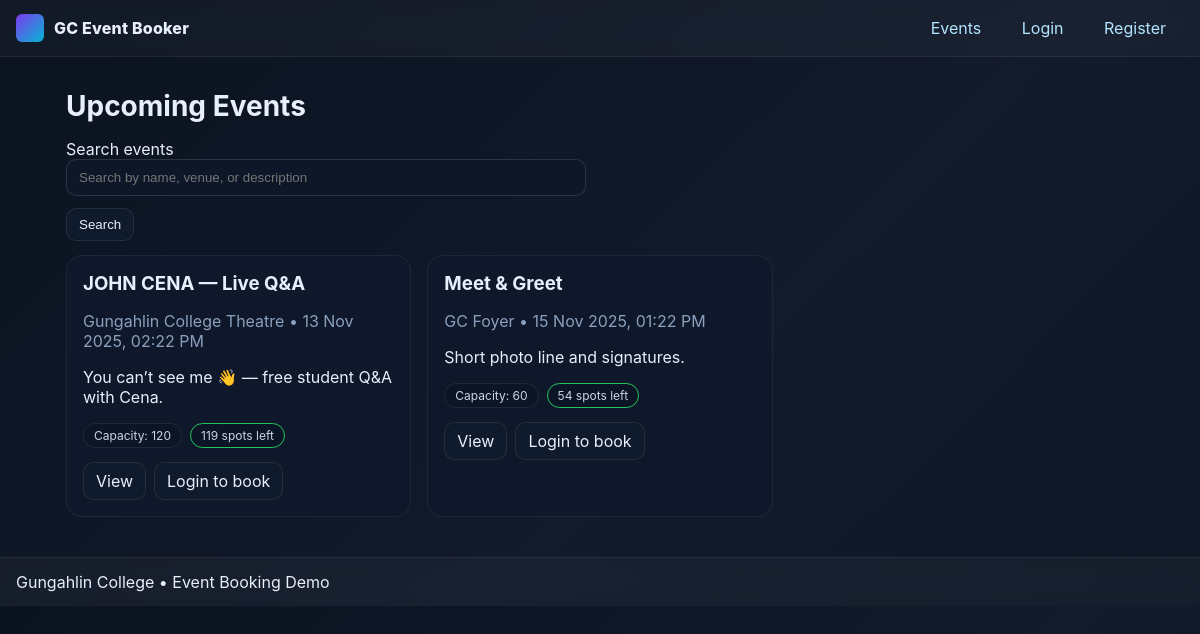
The page / on the database its author committed.
### models.py (models this page shows)
class Event(db.Model):
    __tablename__ = "Event"
    id = db.Column(db.BigInteger, primary_key=True, autoincrement=True)
    name = db.Column(db.Text, nullable=False)
    capacity = db.Column(db.Integer, nullable=False)
    description = db.Column(db.Text, nullable=False)
    datetime = db.Column(db.DateTime, nullable=False)
    venue = db.Column(db.Text, nullable=False)
    tickets = db.relationship("Ticket", back_populates="event", cascade="all, delete-orphan")
    @property
    def booked_total(self) -> int:
        total = db.session.execute(
            db.select(db.func.coalesce(db.func.sum(Ticket.qty), 0)).where(Ticket.eventID == self.id)
        ).scalar_one()
        return int(total or 0)
    @property
    def spots_left(self) -> int:
        return max(0, self.capacity - self.booked_total)

### app.py (the view, shortened to what this page needs)
    @app.route("/")
    def index():
        q = request.args.get("q", "").strip().lower()
        qry = Event.query
        events = qry.order_by(Event.datetime.asc()).all()
        return render_template("index.html", events=events, q=q, user=current_user())

### templates/index.html
{% extends "base.html" %}
{% block content %}
<h1>Upcoming Events</h1>
<form method="get" class="form" style="max-width:520px;margin-bottom:14px;">
  <label>Search events
    <input type="text" name="q" placeholder="Search by name, venue, or description" value="{{ q or '' }}">
  </label>
  <button class="btn" type="submit">Search</button>
</form>
<div class="card-grid">
  {% for e in events %}
  <article class="card">
    <h3>{{ e.name }}</h3>
    <p class="muted">{{ e.venue }} • {{ e.datetime.strftime('%d %b %Y, %I:%M %p') }}</p>
    <p>{{ e.description }}</p>
    <div class="badges">
      <span class="badge">Capacity: {{ e.capacity }}</span>
      <span class="badge {{ 'full' if e.spots_left == 0 else 'ok' }}">{{ e.spots_left }} spots left</span>
    </div>
    <div class="actions">
      <a class="btn" href="{{ url_for('event_detail', event_id=e.id) }}">View</a>
      {% if user and e.spots_left > 0 %}
      <form method="post" action="{{ url_for('book', event_id=e.id) }}" class="inline">
        <label for="qty-{{e.id}}" class="sr-only">Quantity</label>
        <select name="qty" id="qty-{{e.id}}">
          {% for qn in range(1,7) %}<option value="{{qn}}">{{qn}}</option>{% endfor %}
        </select>
        <button class="btn primary" type="submit">Book</button>
      </form>
      {% elif not user %}
        <a class="btn" href="{{ url_for('login') }}">Login to book</a>
      {% endif %}
    </div>
  </article>
  {% else %}
    <p class="muted">No events found.</p>
  {% endfor %}
</div>
{% endblock %}

### static/style.css (style rules this page uses)
:root { --bg:#0b1220; --panel:#0f172a; --muted:#8aa0bd; --text:#e7eefc; --brand:#7c3aed; --brand2:#06b6d4; --ok:#22c55e; --warn:#f59e0b; --danger:#ef4444; }
* { box-sizing:border-box }
html,body { margin:0;padding:0;background:linear-gradient(135deg,var(--bg),#121a2b 60%, #0e1726);color:var(--text);font-family:Inter,system-ui,-apple-system,Segoe UI,Roboto,Arial,sans-serif; }
a { color:#b3e5ff;text-decoration:none }
h1 { font-size:28px;margin:0 0 16px }
h3 { margin:0 0 6px }
.card-grid { display:grid;grid-template-columns:repeat(auto-fill,minmax(280px,1fr));gap:16px }
.card { background:var(--panel);border:1px solid rgba(255,255,255,0.06);border-radius:16px;padding:16px }
.card .muted { color:var(--muted) }
.badges { display:flex;gap:8px;margin:10px 0 14px }
.badge { background:#0c1526;border:1px solid rgba(255,255,255,0.08);border-radius:999px;padding:4px 10px;color:#cbd5e1;font-size:12px }
.badge.ok { border-color:var(--ok) }
.actions { display:flex;gap:8px;align-items:center }
.btn { display:inline-block;padding:8px 12px;border-radius:10px;background:#0f1b2c;border:1px solid rgba(255,255,255,0.08);color:var(--text) }
.form { display:grid;gap:12px;max-width:460px }
.form input, .form select, .form textarea { width:100%;padding:10px 12px;border-radius:10px;border:1px solid rgba(255,255,255,0.12); background:#0e1728;color:var(--text);resize:vertical }
.form button { justify-self:start }
.muted { color:var(--muted) }

### rows shown on the page
Event: name "JOHN CENA — Live Q&A", venue "Gungahlin College Theatre", datetime "13 Nov 2025, 02:22 PM", description "You can’t see me 👋 — free student Q&A with Cena.", capacity "120", spots_left "119"
Event: name "Meet & Greet", venue "GC Foyer", datetime "15 Nov 2025, 01:22 PM", description "Short photo line and signatures.", capacity "60", spots_left "54"
